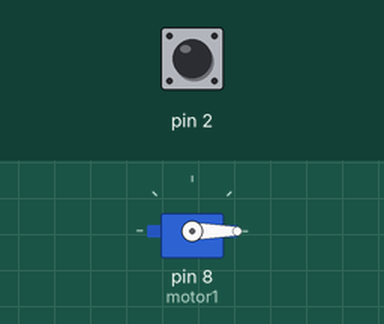
Simulated run of this sketch. Board: Arduino Uno, built with avr-gcc and run on an emulated ATmega328P. Parts: servo. The test bench sets the inputs (shaded band); at power-on: pin 2 HIGH. What the sketch prints to the serial monitor is not drawn.

Above: at 1.2 s.
1.3 s: pin 2 driven LOW
2.8 s: pin 2 pulsed HIGH 2 times (0.12 s each, 0.3 s apart)
6.4 s: pin 2 pulsed HIGH 5 times (0.12 s each, 0.3 s apart)
Timing chart, 0 to 9.4 s (numbered marks = the images above; inputs shaded):
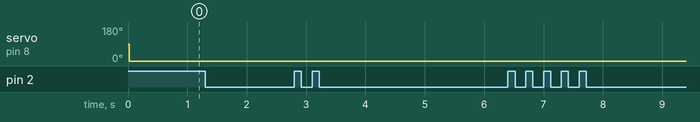

Measured:
- after the input at 1.3 s, every drawn part: stays the same
- after the input at 2.8 s, every drawn part: stays the same
- after the input at 6.4 s, every drawn part: stays the same

The sketch:

GuerronCarlos_Deber5.ino
```cpp
/*
 *           DEBER 5
 * Nombre: Carlos Guerron
 * Fecha: 09/12/2020
 * Objetivo: Realizar un programa que mediante interrupciones tenga 3 modos: Inicio del sistema, giro de motor y fin de programa. El giro debe ser ingresado por comunicación serial.
 *
 */
#include<Servo.h>

Servo motor1;   // declaramos elk objeto para el servo
String dato;  // variables para que el motor se mueva por cx serial.
int giro=0;
int cero=0; // variable para inicializar el servo en 0
int onOff=0; // variable para el incio del programa y apagado

void setup() {
  // put your setup code here, to run once:
  motor1.attach(8);  //indicamos que el motor estara en el pin 8
  Serial.begin(9600);
  Serial.println("     DEBER 5");
  Serial.println("Carlos Guerron");
  attachInterrupt(0,giroMotor,LOW);
}

void loop() {
  delay(20);
  motor1.write(cero);  // empezamos inicializando al motor en 0
  if(onOff==2){   //indicamos la condiciones de la variable de encedido es igual a 2 se muestra el siguiente programa
    if(Serial.available()>0){ //lee el dato de la terminal virtual
      dato=Serial.readString();  // lo pasa a la variable dato
      giro=dato.toInt();  // convierte a entero el valor ingresado
      }
      if(giro<180){   //condicon que debe ser menos a 180
        motor1.write(giro);  // escribe el dato en el motor para que gire
        }
        else{
        Serial.println("Error, introducir valores hasta 180");  // si se ingresa un dato erroneo
        delay(20);  //para establizar el motor
        }
    }
}

void giroMotor() {   //metodo para la interrupcion
  switch(onOff){  //un swtich para realizar las condicones del programa
    case 0:
    Serial.println("Inicio Programa");
    Serial.println("Ingrese datos para el motor del 0 al 180");
    onOff ++;
    break;
    case 1:
    Serial.println("Motor Girando");
    onOff++;
    break;
    case 2:
    Serial.println("Fin del programa");
    motor1.write(0);
    onOff=0;
    break;
    }
  }
```
